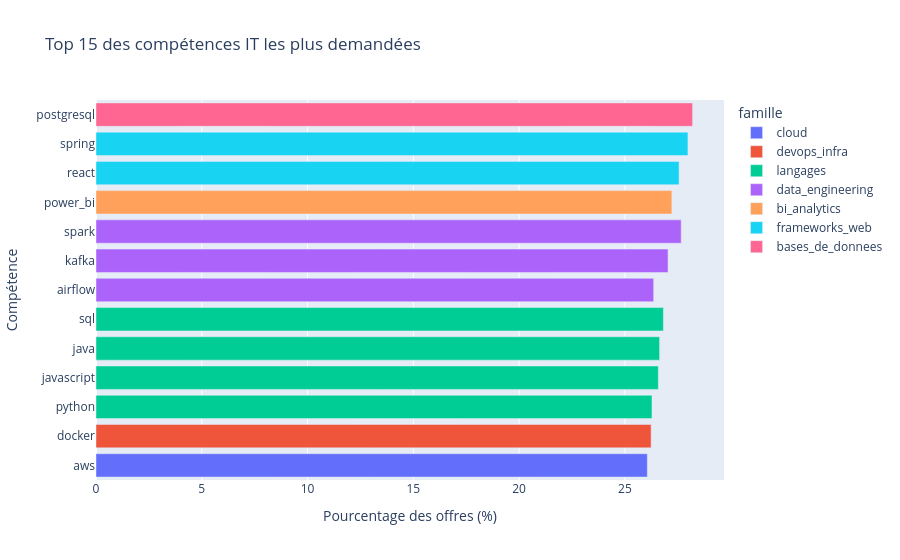
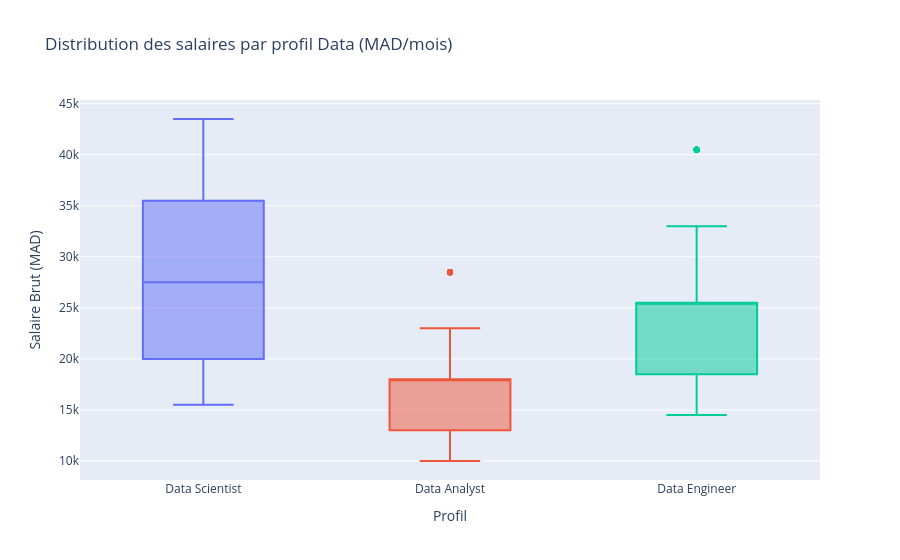
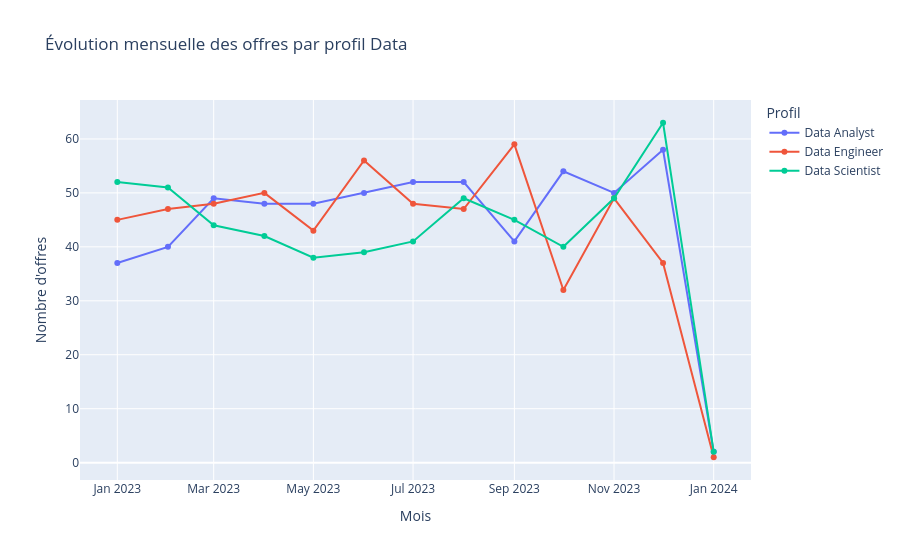

The notebook cell these images were saved under, in order:
### Markdown cell above
## 4.2 Synthesis Dashboard

Ce tableau de bord interactif rassemble les 4 indicateurs clés du marché IT marocain :
1. **Répartition géographique** (Volume d'offres par ville)
2. **Top 15 des compétences** les plus demandées
3. **Distribution des salaires** pour les profils Data (Scientist, Engineer, Analyst)
4. **Évolution mensuelle** des offres pour la famille Data depuis Janvier 2023

### Code cell
# Code interactif du Dashboard de synthèse Mexora RH
import duckdb
import pandas as pd
import plotly.express as px
import plotly.graph_objects as go
from plotly.subplots import make_subplots

# Connexion à DuckDB
con = duckdb.connect()
gold_dir = 'data_lake_mexora_rh/gold'
silver_path = 'data_lake_mexora_rh/silver/offres_clean/offres_clean.parquet'

# ---------------------------------------------------------
# 1. CARTE DU MAROC : Volume d'offres par ville
# ---------------------------------------------------------
df_ville_volume = con.execute(f"""
    SELECT ville, SUM(nb_offres) AS volume
    FROM read_parquet('{gold_dir}/offres_par_ville.parquet')
    WHERE ville IN ('Casablanca', 'Rabat', 'Tanger', 'Marrakech', 'Fès')
    GROUP BY ville
""").df()

# Coordonnées des villes marocaines
coords = {
    'Casablanca': {'lat': 33.5731, 'lon': -7.5898},
    'Rabat': {'lat': 34.0209, 'lon': -6.8416},
    'Tanger': {'lat': 35.7595, 'lon': -5.8340},
    'Marrakech': {'lat': 31.6295, 'lon': -7.9811},
    'Fès': {'lat': 34.0331, 'lon': -5.0003}
}
df_ville_volume['lat'] = df_ville_volume['ville'].map(lambda x: coords[x]['lat'])
df_ville_volume['lon'] = df_ville_volume['ville'].map(lambda x: coords[x]['lon'])

fig_map = px.scatter_geo(
    df_ville_volume,
    lat='lat',
    lon='lon',
    size='volume',
    hover_name='ville',
    text='ville',
    size_max=40,
    projection='mercator',
    title='Volume d\'offres IT par ville au Maroc'
)
fig_map.update_geos(
    center=dict(lat=32.0, lon=-6.0),
    projection_scale=6,
    showland=True,
    landcolor='lightgray',
    showocean=True,
    oceancolor='azure'
)
fig_map.update_traces(textposition='top center')

# ---------------------------------------------------------
# 2. TOP 15 COMPÉTENCES : Horizontal bar chart par famille
# ---------------------------------------------------------
df_skills = con.execute(f"""
    SELECT 
        famille, 
        competence,
        CAST(SUM(nb_offres_mentionnent) AS INTEGER) AS mentions,
        ROUND(SUM(pct_offres_total), 2) AS pourcentage
    FROM read_parquet('{gold_dir}/top_competences.parquet')
    GROUP BY famille, competence
    ORDER BY mentions DESC
    LIMIT 15
""").df()

fig_skills = px.bar(
    df_skills.sort_values('mentions', ascending=True),
    x='pourcentage',
    y='competence',
    color='famille',
    orientation='h',
    title='Top 15 des compétences IT les plus demandées',
    labels={'pourcentage': 'Pourcentage des offres (%)', 'competence': 'Compétence'}
)

# ---------------------------------------------------------
# 3. BOXPLOT SALAIRES : Distribution par profil
# ---------------------------------------------------------
df_salaries_raw = con.execute(f"""
    SELECT profil_normalise AS profil, salaire_median_mad
    FROM '{silver_path}'
    WHERE salaire_connu = true
      AND profil_normalise IN ('Data Scientist', 'Data Engineer', 'Data Analyst')
""").df()

fig_salaries = px.box(
    df_salaries_raw,
    x='profil',
    y='salaire_median_mad',
    color='profil',
    points='outliers',
    title='Distribution des salaires par profil Data (MAD/mois)',
    labels={'salaire_median_mad': 'Salaire Brut (MAD)', 'profil': 'Profil'}
)
fig_salaries.update_layout(showlegend=False)

# ---------------------------------------------------------
# 4. ÉVOLUTION MENSUELLE : Tendances par profil Data
# ---------------------------------------------------------
df_trends = con.execute(f"""
    SELECT annee || '-' || mois AS date_val, profil, SUM(nb_offres) AS count
    FROM read_parquet('{gold_dir}/offres_par_ville.parquet')
    WHERE profil IN ('Data Engineer', 'Data Analyst', 'Data Scientist')
    GROUP BY annee, mois, profil
    ORDER BY date_val, profil
""").df()

fig_trends = px.line(
    df_trends,
    x='date_val',
    y='count',
    color='profil',
    title='Évolution mensuelle des offres par profil Data',
    labels={'date_val': 'Mois', 'count': 'Nombre d\'offres', 'profil': 'Profil'},
    markers=True
)

# Afficher les visualisations
fig_map.show()
fig_skills.show()
fig_salaries.show()
fig_trends.show()
con.close()

### Figure 1 — Plotly figure (JSON) as saved in the notebook; plotly's stock layout.template omitted (floating-point values rounded to 4 significant figures)
{"data": [{"hovertemplate": "famille=cloud<br>Pourcentage des offres (%)=%{x}<br>Compétence=%{y}<extra></extra>", "legendgroup": "cloud", "marker": {"color": "#636efa", "pattern": {"shape": ""}}, "name": "cloud", "orientation": "h", "showlegend": true, "textposition": "auto", "type": "bar", "x": [26.06], "xaxis": "x", "y": ["aws"], "yaxis": "y"}, {"hovertemplate": "famille=devops_infra<br>Pourcentage des offres (%)=%{x}<br>Compétence=%{y}<extra></extra>", "legendgroup": "devops_infra", "marker": {"color": "#EF553B", "pattern": {"shape": ""}}, "name": "devops_infra", "orientation": "h", "showlegend": true, "textposition": "auto", "type": "bar", "x": [26.24], "xaxis": "x", "y": ["docker"], "yaxis": "y"}, {"hovertemplate": "famille=langages<br>Pourcentage des offres (%)=%{x}<br>Compétence=%{y}<extra></extra>", "legendgroup": "langages", "marker": {"color": "#00cc96", "pattern": {"shape": ""}}, "name": "langages", "orientation": "h", "showlegend": true, "textposition": "auto", "type": "bar", "x": [26.28, 26.58, 26.64, 26.82], "xaxis": "x", "y": ["python", "javascript", "java", "sql"], "yaxis": "y"}, {"hovertemplate": "famille=data_engineering<br>Pourcentage des offres (%)=%{x}<br>Compétence=%{y}<extra></extra>", "legendgroup": "data_engineering", "marker": {"color": "#ab63fa", "pattern": {"shape": ""}}, "name": "data_engineering", "orientation": "h", "showlegend": true, "textposition": "auto", "type": "bar", "x": [26.36, 27.04, 27.66], "xaxis": "x", "y": ["airflow", "kafka", "spark"], "yaxis": "y"}, {"hovertemplate": "famille=bi_analytics<br>Pourcentage des offres (%)=%{x}<br>Compétence=%{y}<extra></extra>", "legendgroup": "bi_analytics", "marker": {"color": "#FFA15A", "pattern": {"shape": ""}}, "name": "bi_analytics", "orientation": "h", "showlegend": true, "textposition": "auto", "type": "bar", "x": [27.22], "xaxis": "x", "y": ["power_bi"], "yaxis": "y"}, {"hovertemplate": "famille=frameworks_web<br>Pourcentage des offres (%)=%{x}<br>Compétence=%{y}<extra></extra>", "legendgroup": "frameworks_web", "marker": {"color": "#19d3f3", "pattern": {"shape": ""}}, "name": "frameworks_web", "orientation": "h", "showlegend": true, "textposition": "auto", "type": "bar", "x": [27.56, 27.98], "xaxis": "x", "y": ["react", "spring"], "yaxis": "y"}, {"hovertemplate": "famille=bases_de_donnees<br>Pourcentage des offres (%)=%{x}<br>Compétence=%{y}<extra></extra>", "legendgroup": "bases_de_donnees", "marker": {"color": "#FF6692", "pattern": {"shape": ""}}, "name": "bases_de_donnees", "orientation": "h", "showlegend": true, "textposition": "auto", "type": "bar", "x": [28.2], "xaxis": "x", "y": ["postgresql"], "yaxis": "y"}], "layout": {"barmode": "relative", "legend": {"title": {"text": "famille"}, "tracegroupgap": 0}, "title": {"text": "Top 15 des compétences IT les plus demandées"}, "xaxis": {"anchor": "y", "domain": [0, 1], "title": {"text": "Pourcentage des offres (%)"}}, "yaxis": {"anchor": "x", "domain": [0, 1], "title": {"text": "Compétence"}}}}

### Figure 2 — Plotly figure (JSON) as saved in the notebook; plotly's stock layout.template omitted (floating-point values rounded to 4 significant figures; data arrays with more than 128 entries replaced by an {"elided": "..."} marker saying what was removed)
{"data": [{"alignmentgroup": "True", "boxpoints": "outliers", "hovertemplate": "Profil=%{x}<br>Salaire Brut (MAD)=%{y}<extra></extra>", "legendgroup": "Data Scientist", "marker": {"color": "#636efa"}, "name": "Data Scientist", "notched": false, "offsetgroup": "Data Scientist", "orientation": "v", "showlegend": true, "type": "box", "x": {"elided": "482 str values"}, "x0": " ", "xaxis": "x", "y": {"elided": "482 float values"}, "y0": " ", "yaxis": "y"}, {"alignmentgroup": "True", "boxpoints": "outliers", "hovertemplate": "Profil=%{x}<br>Salaire Brut (MAD)=%{y}<extra></extra>", "legendgroup": "Data Analyst", "marker": {"color": "#EF553B"}, "name": "Data Analyst", "notched": false, "offsetgroup": "Data Analyst", "orientation": "v", "showlegend": true, "type": "box", "x": {"elided": "494 str values"}, "x0": " ", "xaxis": "x", "y": {"elided": "494 float values"}, "y0": " ", "yaxis": "y"}, {"alignmentgroup": "True", "boxpoints": "outliers", "hovertemplate": "Profil=%{x}<br>Salaire Brut (MAD)=%{y}<extra></extra>", "legendgroup": "Data Engineer", "marker": {"color": "#00cc96"}, "name": "Data Engineer", "notched": false, "offsetgroup": "Data Engineer", "orientation": "v", "showlegend": true, "type": "box", "x": {"elided": "466 str values"}, "x0": " ", "xaxis": "x", "y": {"elided": "466 float values"}, "y0": " ", "yaxis": "y"}], "layout": {"boxmode": "overlay", "legend": {"title": {"text": "Profil"}, "tracegroupgap": 0}, "showlegend": false, "title": {"text": "Distribution des salaires par profil Data (MAD/mois)"}, "xaxis": {"anchor": "y", "categoryarray": ["Data Scientist", "Data Analyst", "Data Engineer"], "categoryorder": "array", "domain": [0, 1], "title": {"text": "Profil"}}, "yaxis": {"anchor": "x", "domain": [0, 1], "title": {"text": "Salaire Brut (MAD)"}}}}

### Figure 3 — Plotly figure (JSON) as saved in the notebook; plotly's stock layout.template omitted (floating-point values rounded to 4 significant figures)
{"data": [{"hovertemplate": "Profil=Data Analyst<br>Mois=%{x}<br>Nombre d'offres=%{y}<extra></extra>", "legendgroup": "Data Analyst", "line": {"color": "#636efa", "dash": "solid"}, "marker": {"symbol": "circle"}, "mode": "lines+markers", "name": "Data Analyst", "orientation": "v", "showlegend": true, "type": "scatter", "x": ["2023-01", "2023-02", "2023-03", "2023-04", "2023-05", "2023-06", "2023-07", "2023-08", "2023-09", "2023-10", "2023-11", "2023-12", "2024-01"], "xaxis": "x", "y": [37.0, 40.0, 49.0, 48.0, 48.0, 50.0, 52.0, 52.0, 41.0, 54.0, 50.0, 58.0, 2.0], "yaxis": "y"}, {"hovertemplate": "Profil=Data Engineer<br>Mois=%{x}<br>Nombre d'offres=%{y}<extra></extra>", "legendgroup": "Data Engineer", "line": {"color": "#EF553B", "dash": "solid"}, "marker": {"symbol": "circle"}, "mode": "lines+markers", "name": "Data Engineer", "orientation": "v", "showlegend": true, "type": "scatter", "x": ["2023-01", "2023-02", "2023-03", "2023-04", "2023-05", "2023-06", "2023-07", "2023-08", "2023-09", "2023-10", "2023-11", "2023-12", "2024-01"], "xaxis": "x", "y": [45.0, 47.0, 48.0, 50.0, 43.0, 56.0, 48.0, 47.0, 59.0, 32.0, 49.0, 37.0, 1.0], "yaxis": "y"}, {"hovertemplate": "Profil=Data Scientist<br>Mois=%{x}<br>Nombre d'offres=%{y}<extra></extra>", "legendgroup": "Data Scientist", "line": {"color": "#00cc96", "dash": "solid"}, "marker": {"symbol": "circle"}, "mode": "lines+markers", "name": "Data Scientist", "orientation": "v", "showlegend": true, "type": "scatter", "x": ["2023-01", "2023-02", "2023-03", "2023-04", "2023-05", "2023-06", "2023-07", "2023-08", "2023-09", "2023-10", "2023-11", "2023-12", "2024-01"], "xaxis": "x", "y": [52.0, 51.0, 44.0, 42.0, 38.0, 39.0, 41.0, 49.0, 45.0, 40.0, 49.0, 63.0, 2.0], "yaxis": "y"}], "layout": {"legend": {"title": {"text": "Profil"}, "tracegroupgap": 0}, "title": {"text": "Évolution mensuelle des offres par profil Data"}, "xaxis": {"anchor": "y", "domain": [0, 1], "title": {"text": "Mois"}}, "yaxis": {"anchor": "x", "domain": [0, 1], "title": {"text": "Nombre d'offres"}}}}
